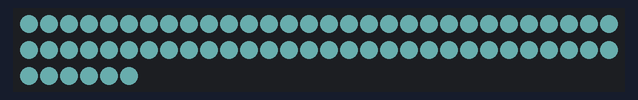
This program was run on a simulated Raspberry Pi Pico running MicroPython. Parts: 66 RGB LEDs in strip order, left to right, continuing on the next row. Dim RGB values are drawn brighter than linear; random numbers come from a fixed seed.

Above: at 0.23 s.

The program:

snow.py
```python
from random import uniform

import plasma

"""
Snow in a bottle! Always winter, never Christmas!
Adjust SNOW_INTENSITY for more snow.
"""

# Set how many LEDs you have
NUM_LEDS = 66
COLOR_ORDER = plasma.COLOR_ORDER_BGR

# How much snow? [bigger number = more snowflakes]
# SNOW_INTENSITY = 0.0002 # original
SNOW_INTENSITY = 0.0005

# Change RGB colours here (RGB colour picker: https://g.co/kgs/k2Egjk )
BACKGROUND_COLOUR = [30, 50, 50]  # dim blue
SNOW_COLOUR = [240, 255, 255]  # bluish white

# how quickly current colour changes to target colour [1 - 255]
# FADE_UP_SPEED = 255  # original - abrupt change for a snowflake
FADE_UP_SPEED = 125  # less abrupt change for a snowflake
FADE_DOWN_SPEED = 1


def display_current():
    # paint our current LED colours to the strip
    for i in range(NUM_LEDS):
        led_strip.set_rgb(i, current_leds[i][0], current_leds[i][1], current_leds[i][2])


def move_to_target():
    # nudge our current colours closer to the target colours
    for i in range(NUM_LEDS):
        for c in range(3):  # 3 times, for R, G & B channels
            if current_leds[i][c] < target_leds[i][c]:
                current_leds[i][c] = min(current_leds[i][c] + FADE_UP_SPEED, target_leds[i][c])  # increase current, up to a maximum of target
            elif current_leds[i][c] > target_leds[i][c]:
                current_leds[i][c] = max(current_leds[i][c] - FADE_DOWN_SPEED, target_leds[i][c])  # reduce current, down to a minimum of target


# Create a list of [r, g, b] values that will hold current LED colours, for display
current_leds = [[0] * 3 for i in range(NUM_LEDS)]
# Create a list of [r, g, b] values that will hold target LED colours, to move towards
target_leds = [[0] * 3 for i in range(NUM_LEDS)]

# set up the WS2812 / NeoPixel™ LEDs
led_strip = plasma.WS2812(NUM_LEDS, color_order=COLOR_ORDER)

# start updating the LED strip
led_strip.start()

while True:
    for i in range(NUM_LEDS):
        # randomly add snow
        if SNOW_INTENSITY > uniform(0, 1):
            # set a target to start a snowflake
            target_leds[i] = SNOW_COLOUR
        # slowly reset snowflake to background
        if current_leds[i] == target_leds[i]:
            target_leds[i] = BACKGROUND_COLOUR
    move_to_target()   # nudge our current colours closer to the target colours
    display_current()  # display current colours to strip
```
